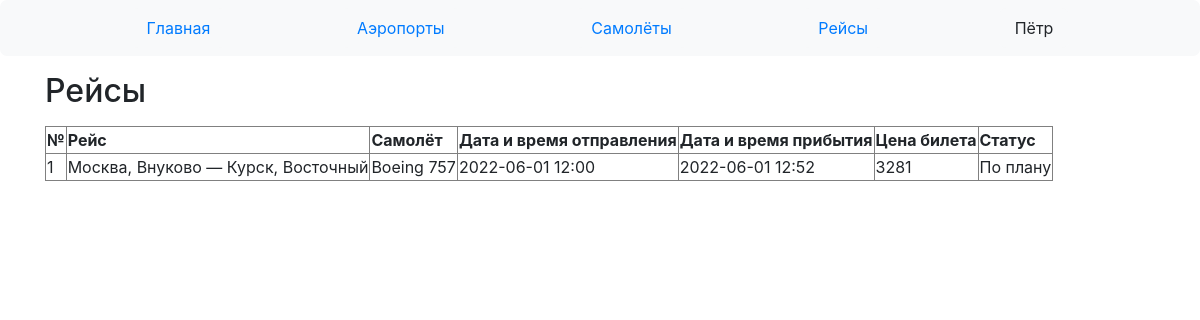
/manager/flights (signed in), run on the app's committed database.
### data/users.py (models this page shows, shortened)
class User(SqlAlchemyBase, UserMixin):
    __tablename__ = 'Users'
    id = sa.Column(sa.Integer, primary_key=True, autoincrement=True, unique=True, nullable=False)
    name = sa.Column(sa.String, nullable=False)
    email = sa.Column(sa.String, unique=True, nullable=False)
    hashed_password = sa.Column(sa.String, nullable=False)
    is_manager = sa.Column(sa.Boolean, nullable=False)

### data/flights.py (models this page shows)
class Flight(SqlAlchemyBase):
    __tablename__ = 'Flights'
    id = sa.Column(sa.Integer, primary_key=True, autoincrement=True, unique=True, nullable=False)
    dept_airport_id = sa.Column(sa.Integer, sa.ForeignKey('Airports.id'), nullable=False)
    dest_airport_id = sa.Column(sa.Integer, sa.ForeignKey('Airports.id'), nullable=False)
    plane_id = sa.Column(sa.Integer, sa.ForeignKey('Planes.id'), nullable=False)
    dept_datetime = sa.Column(sa.DateTime, nullable=False)
    dest_datetime = sa.Column(sa.DateTime, nullable=False)
    price = sa.Column(sa.Integer, nullable=False)
    status_id = sa.Column(sa.Integer, sa.ForeignKey('Statuses.id'), nullable=False)

### data/airports.py (models this page shows)
class Airport(SqlAlchemyBase):
    __tablename__ = 'Airports'
    id = sa.Column(sa.Integer, primary_key=True, autoincrement=True, unique=True, nullable=False)
    name = sa.Column(sa.String, nullable=False)
    city = sa.Column(sa.String, nullable=False)

### data/planes.py (models this page shows)
class Plane(SqlAlchemyBase):
    __tablename__ = 'Planes'
    id = sa.Column(sa.Integer, primary_key=True, autoincrement=True, unique=True, nullable=False)
    name = sa.Column(sa.String, unique=True, nullable=False)
    rows_num = sa.Column(sa.Integer, nullable=False)
    columns_num = sa.Column(sa.Integer, nullable=False)
    flight_cost_per_1000_km = sa.Column(sa.Integer, nullable=False)
    average_speed = sa.Column(sa.Integer, nullable=False)

### data/statuses.py (models this page shows)
class Status(SqlAlchemyBase):
    __tablename__ = 'Statuses'
    id = sa.Column(sa.Integer, primary_key=True, autoincrement=True, unique=True, nullable=False)
    name = sa.Column(sa.String, unique=True, nullable=False)

### main.py (the view)
@app.route('/manager/flights', methods=['GET', 'POST'])
def manager_flights():
    db_sess = db_session.create_session()
    update_flights_status()
    return render_template('manager_flights.html',
                           dept_airports=db_sess.query(airports.Airport)
                           .join(flights.Flight, flights.Flight.dept_airport_id == airports.Airport.id),
                           dest_airports=db_sess.query(airports.Airport)
                           .join(flights.Flight, flights.Flight.dest_airport_id == airports.Airport.id),
                           table=db_sess.query(flights.Flight, planes.Plane, statuses.Status).filter(
                               flights.Flight.plane_id == planes.Plane.id,
                               flights.Flight.status_id == statuses.Status.id))

### data/db_session.py (called while the page is built)
def create_session() -> Session:
    global __factory
    return __factory()

### main.py (called while the page is built)
def update_flights_status():
    ZERO_TD = datetime.timedelta(minutes=0)
    BOARDING_TD = datetime.timedelta(minutes=40)
    db_sess = db_session.create_session()
    now = datetime.datetime.now()
    status_query = db_sess.query(statuses.Status)
    for flight, status in db_sess.query(flights.Flight, statuses.Status).filter(
            flights.Flight.status_id == statuses.Status.id).all():
        if status.name in ('Отменён', 'Завершён'):
            continue
        if flight.dest_datetime < now:
            flight.status_id = status_query.filter(statuses.Status.name == 'Завершён').first().id
        elif ZERO_TD < flight.dept_datetime - now < BOARDING_TD:
            flight.status_id = status_query.filter(statuses.Status.name == 'Посадка').first().id
    db_sess.commit()

@login_manager.user_loader
def load_user(user_id):
    db_sess = db_session.create_session()
    return db_sess.query(User).get(user_id)

### templates/manager_flights.html (shortened to what this page needs)
{% extends "base_manager.html" %}
{% block content %}
<p><h2>Рейсы</h2><p>
    <table border="">
        <tr>
            <td><b>№</b></td>
            <td><b>Рейс</b></td>
            <td><b>Самолёт</b></td>
            <td><b>Дата и время отправления</b></td>
            <td><b>Дата и время прибытия</b></td>
            <td><b>Цена билета</b></td>
            <td><b>Статус</b></td>
        </tr>
        {% for flight, plane, status in table.all() %}
        <tr>
            {% set i = loop.index0 %}
            <td>{{ flight.id }}</td>
            <td>{{ dept_airports[i].city }}, {{ dept_airports[i].name }} —
                {{ dest_airports[i].city }}, {{ dest_airports[i].name }}</td>
            <td>{{ plane.name }}</td>
            <td>{{ ':'.join(flight.dept_datetime.__str__().split(':')[:-1]) }}</td>
            <td>{{ ':'.join(flight.dest_datetime.__str__().split(':')[:-1]) }}</td>
            <td>{{ flight.price }}</td>
            <td>{{ status.name }}</td>
        </tr>
        {% endfor %}
    </table>
{% endblock %}

### templates/base.html (shortened to what this page needs)
<!doctype html>
<html lang="en">
<head>
    <link rel="stylesheet"
          href="https://stackpath.bootstrapcdn.com/bootstrap/4.4.1/css/bootstrap.min.css"
>
</head>
<body>
<header>
    <nav class="navbar navbar-light bg-light">
        {% if current_user.is_authenticated %}
            {% block header %}{% endblock %}
            <div class="dropdown navbar navbar-light bg-light">
                <a class="dropbtn">{{ current_user.name }}</a>
            </div>
        {% endif %}
    </nav>
</header>
<main role="main" class="container">
    {% block content %}{% endblock %}
</main>
</body>
</html>

### templates/base.html (style rules this page uses)
.navbar { margin-left: 0; margin-right: 0; display: flex; justify-content: space-evenly; border-radius: 7px; }
.dropdown { display: inline-block; }

### data on the page
User: name "Пётр"
Flight: id "1", name "Boeing 757", dept_datetime "2022-06-01 12:00", dest_datetime "2022-06-01 12:52", price "3281", name "По плану"
Airport: city "Москва", name "Внуково"
Airport: city "Курск", name "Восточный"
